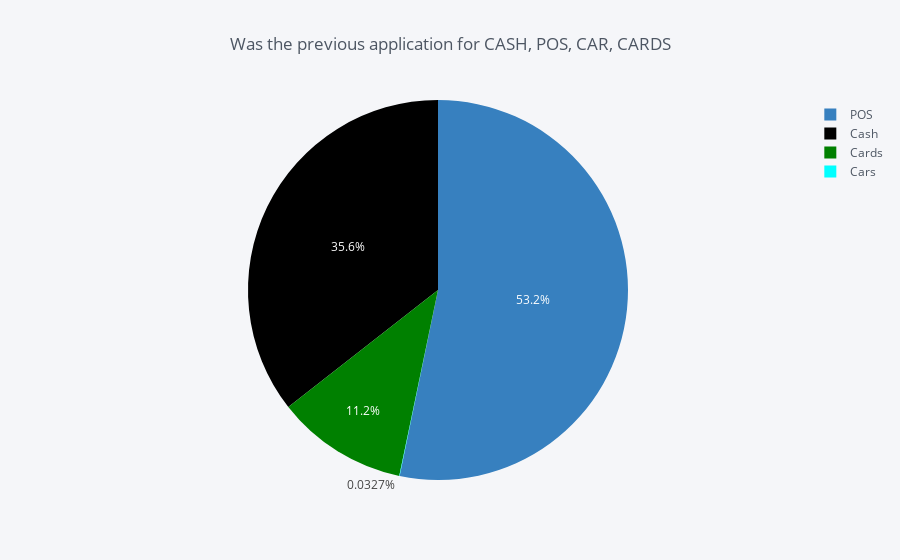

Notebook code for this chart:
### Code cell
# Was the previous application for CASH, POS, CAR, CARDS
temp = application_data_prev["NAME_PORTFOLIO"].value_counts()
df = pd.DataFrame({'labels': temp.index,'values': temp.values})
df.iplot(kind='pie',labels='labels',values='values', title='Was the previous application for CASH, POS, CAR, CARDS',colors=['blue','black','green', 'cyan','red'])

### Figure 1 — Plotly figure (JSON) as saved in the notebook; plotly's stock layout.template omitted (floating-point values rounded to 4 significant figures)
{"data": [{"labels": ["POS", "Cash", "Cards", "Cars"], "marker": {"colors": ["rgba(55, 128, 191, 1.0)", "rgba(0, 0, 0, 1.0)", "rgba(0, 128, 0, 1.0)", "rgba(0, 255, 255, 1.0)"]}, "name": "", "type": "pie", "values": [691011, 461563, 144985, 425]}], "layout": {"legend": {"bgcolor": "#F5F6F9", "font": {"color": "#4D5663"}}, "paper_bgcolor": "#F5F6F9", "plot_bgcolor": "#F5F6F9", "title": "Was the previous application for CASH, POS, CAR, CARDS", "titlefont": {"color": "#4D5663"}}}
